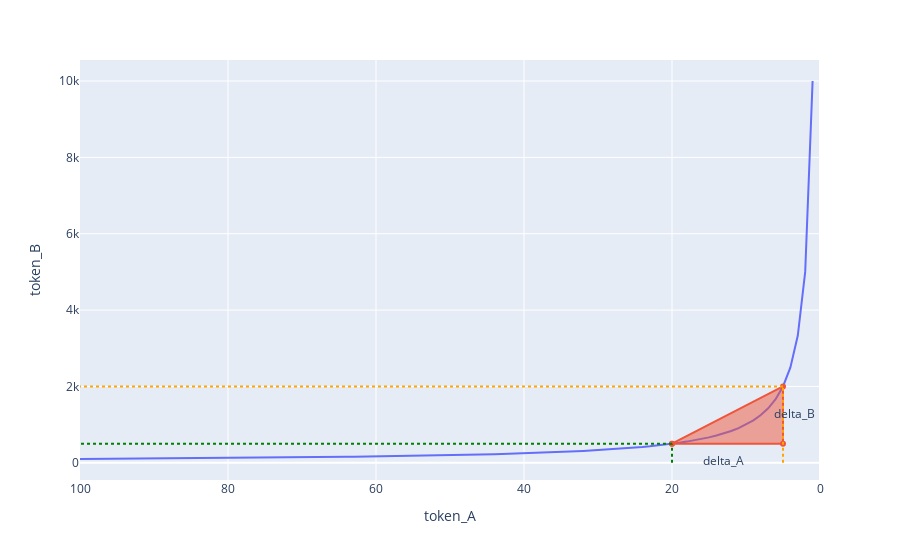

The cell this chart's notebook holds for it:
### Code cell
fig = px.line(x=buy_A["token_A"], y=buy_A["token_B"])

fig.update_xaxes(range = [100,0],
                 title_text='token_A')
fig.update_yaxes(
                 title_text='token_B')


fig.add_shape(type='line',
              x0=20, y0=0,
              x1=20, y1=buy_A['token_B'].loc[buy_A['token_A']==20].values[0],
              line=dict(color='Green',),
              xref='x', yref='y', line_dash="dot"
             )

fig.add_shape(type='line',
              x0=20,    y0=buy_A['token_B'].loc[buy_A['token_A']==20].values[0],
              x1 = 100, y1 = buy_A['token_B'].loc[buy_A['token_A']==20].values[0],
              line=dict(color='Green',),
              xref='x',yref='y',line_dash="dot"
             )

fig.add_shape(type='line',
              x0=5, y0=0,
              x1=5, y1=buy_A['token_B'].loc[buy_A['token_A']==5].values[0],
              line=dict(color='Orange',),
              xref='x', yref='y', line_dash="dot"
             )

fig.add_shape(type='line',
              x0=5,    y0=buy_A['token_B'].loc[buy_A['token_A']==5].values[0],
              x1 = 100, y1 = buy_A['token_B'].loc[buy_A['token_A']==5].values[0],
              line=dict(color='Orange',),
              xref='x',yref='y',line_dash="dot"
             )

fig.add_trace(go.Scatter(x=[20,5,5,20], y=[500,2000,500,500], fill="toself"))
fig.add_annotation(x=3.5, y=1300,
            text="delta_B",
            showarrow=False,)
fig.add_annotation(x=13, y=50,
            text="delta_A",
            showarrow=False,)

fig.update_layout(showlegend=False)
fig.show()

### Figure 1 — Plotly figure (JSON) as saved in the notebook; plotly's stock layout.template omitted (floating-point values rounded to 4 significant figures)
{"data": [{"hovertemplate": "x=%{x}<br>y=%{y}<extra></extra>", "legendgroup": "", "line": {"color": "#636efa", "dash": "solid"}, "mode": "lines", "name": "", "orientation": "v", "showlegend": false, "type": "scatter", "x": [100, 99, 98, 97, 96, 95, 94, 93, 92, 91, 90, 89, 88, 87, 86, 85, 84, 83, 82, 81, 80, 79, 78, 77, 76, 75, 74, 73, 72, 71, 70, 69, 68, 67, 66, 65, 64, 63, 62, 61, 60, 59, 58, 57, 56, 55, 54, 53, 52, 51, 50, 49, 48, 47, 46, 45, 44, 43, 42, 41, 40, 39, 38, 37, 36, 35, 34, 33, 32, 31, 30, 29, 28, 27, 26, 25, 24, 23, 22, 21, 20, 19, 18, 17, 16, 15, 14, 13, 12, 11, 10, 9, 8, 7, 6, 5, 4, 3, 2, 1], "xaxis": "x", "y": [100, 101.0, 102.0, 103.1, 104.2, 105.3, 106.4, 107.5, 108.7, 109.9, 111.1, 112.4, 113.6, 114.9, 116.3, 117.6, 119.0, 120.5, 122.0, 123.5, 125.0, 126.6, 128.2, 129.9, 131.6, 133.3, 135.1, 137.0, 138.9, 140.8, 142.9, 144.9, 147.1, 149.3, 151.5, 153.8, 156.2, 158.7, 161.3, 163.9, 166.7, 169.5, 172.4, 175.4, 178.6, 181.8, 185.2, 188.7, 192.3, 196.1, 200.0, 204.1, 208.3, 212.8, 217.4, 222.2, 227.3, 232.6, 238.1, 243.9, 250, 256.4, 263.2, 270.3, 277.8, 285.7, 294.1, 303.0, 312.5, 322.6, 333.3, 344.8, 357.1, 370.4, 384.6, 400, 416.7, 434.8, 454.5, 476.2, 500.0, 526.3, 555.6, 588.2, 625, 666.7, 714.3, 769.2, 833.3, 909.1, 1000, 1111.0, 1250.0, 1429.0, 1667.0, 2000.0, 2500, 3333.0, 5000.0, 10000], "yaxis": "y"}, {"fill": "toself", "type": "scatter", "x": [20, 5, 5, 20], "y": [500, 2000, 500, 500]}], "layout": {"annotations": [{"showarrow": false, "text": "delta_B", "x": 3.5, "y": 1300}, {"showarrow": false, "text": "delta_A", "x": 13, "y": 50}], "legend": {"tracegroupgap": 0}, "margin": {"t": 60}, "shapes": [{"line": {"color": "Green", "dash": "dot"}, "type": "line", "x0": 20, "x1": 20, "xref": "x", "y0": 0, "y1": 500.0, "yref": "y"}, {"line": {"color": "Green", "dash": "dot"}, "type": "line", "x0": 20, "x1": 100, "xref": "x", "y0": 500.0, "y1": 500.0, "yref": "y"}, {"line": {"color": "Orange", "dash": "dot"}, "type": "line", "x0": 5, "x1": 5, "xref": "x", "y0": 0, "y1": 2000.0, "yref": "y"}, {"line": {"color": "Orange", "dash": "dot"}, "type": "line", "x0": 5, "x1": 100, "xref": "x", "y0": 2000.0, "y1": 2000.0, "yref": "y"}], "showlegend": false, "xaxis": {"anchor": "y", "domain": [0, 1], "range": [100, 0], "title": {"text": "token_A"}}, "yaxis": {"anchor": "x", "domain": [0, 1], "title": {"text": "token_B"}}}}
